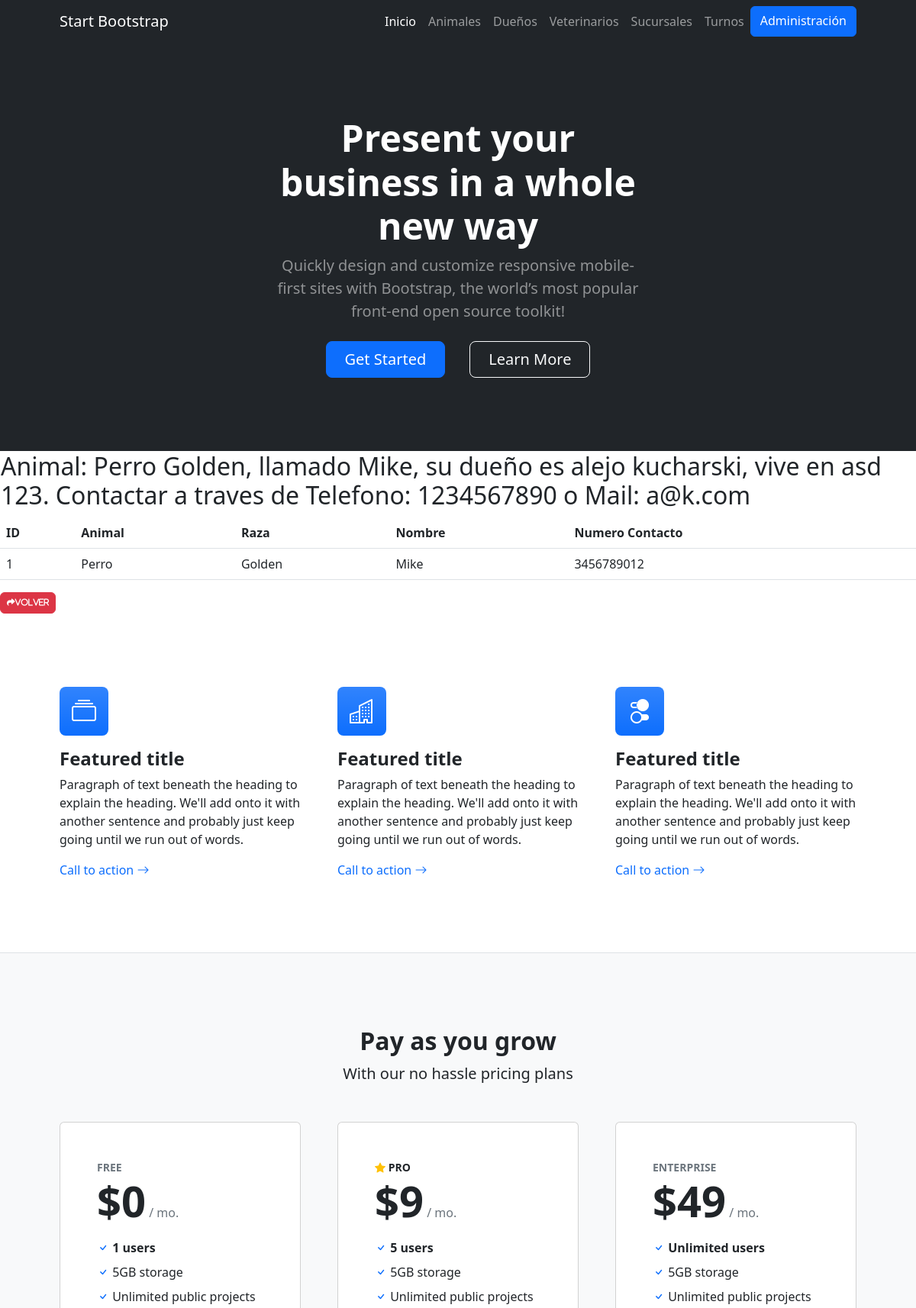
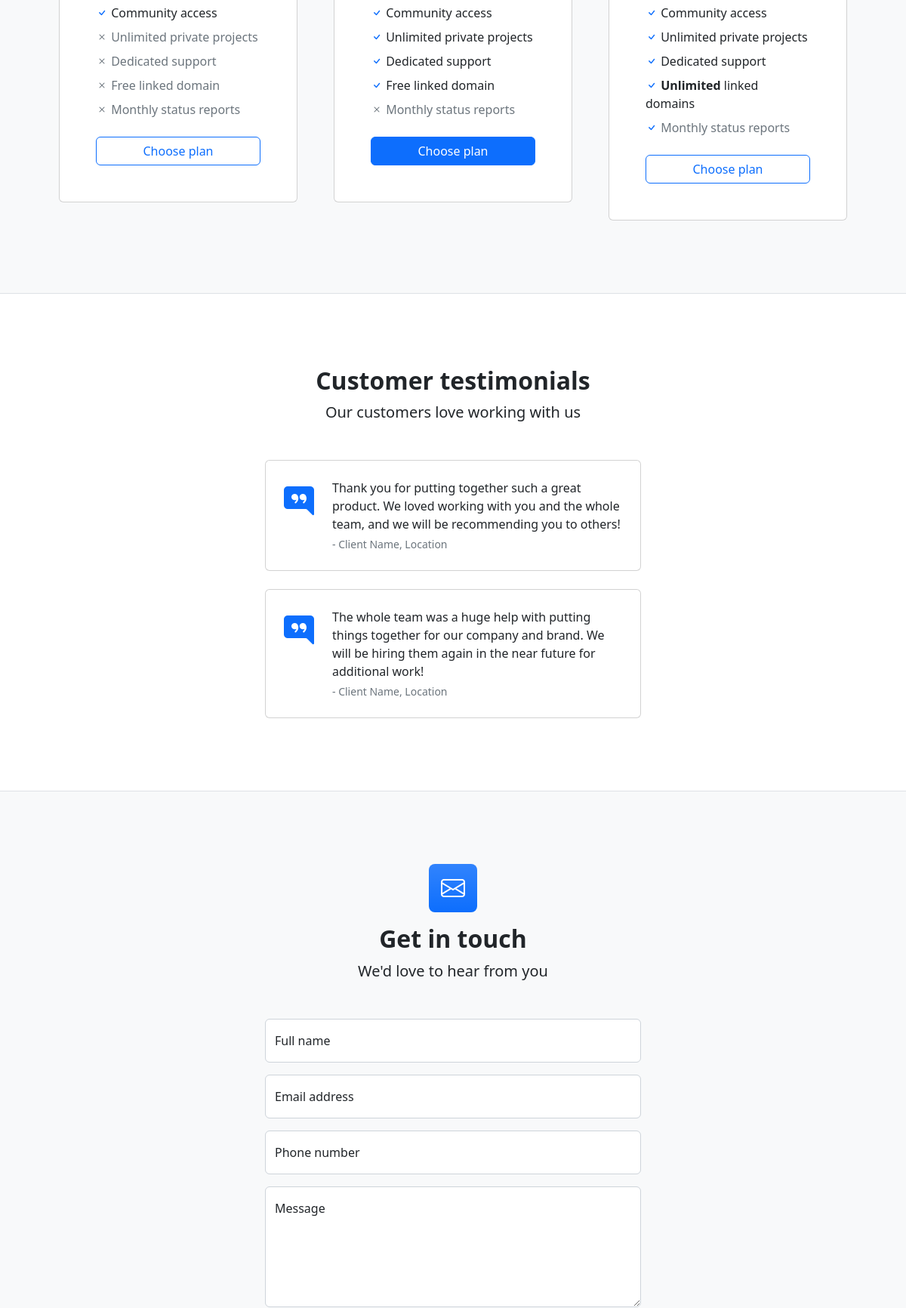
The page /aplicacion/detailAnimal/1/ (upper part) on the database its author committed (2 pictures, top to bottom).
### aplicacion/models.py (models this page shows)
class Animal(models.Model):
    animal = models.CharField(max_length=25)
    raza = models.CharField(max_length=25)
    nombre = models.CharField(max_length=25)
    numeroContacto = models.IntegerField(null=False, blank=False)
    dueño = models.ForeignKey(Duenio, on_delete=models.CASCADE)
    def __str__(self):
        return f"{self.animal} {self.raza}, llamado {self.nombre}, su dueño es {self.dueño}"

class Duenio(models.Model):
    nombre = models.CharField(max_length=25)
    apellido = models.CharField(max_length=25)
    direccion = models.CharField(max_length=60)
    telefono = models.IntegerField()
    email = models.EmailField()
    def __str__(self):
        return f"{self.nombre} {self.apellido}, vive en {self.direccion}. Contactar a traves de Telefono: {self.telefono} o Mail: {self.email}"

### aplicacion/views.py (the view)
# urls.py: path('detailAnimal/<int:pk>/', AnimalDetail.as_view(), name="detailAnimal"),
class AnimalDetail(DetailView):
    model = Animal

### aplicacion/templates/aplicacion/animal_detail.html (shortened to what this page needs)
{% extends 'aplicacion/base.html' %}
{% load static %}
{% block contenido %}
<table>
    <tr>
        <td><h2>Animal: {{object}}</h2></td>
    </tr>
</table>
<table class="table">
  <thead>
    <tr>
        <th>ID</th>
        <th>Animal</th>
        <th>Raza</th>
        <th>Nombre</th>
        <th>Numero Contacto</th>
      </tr>
    </thead>
    <tbody>
      <tr>
        <td>{{ object.id }}</td>
        <td>{{ object.animal }}</td>
        <td>{{ object.raza }}</td>
        <td>{{ object.nombre }}</td>
        <td>{{ object.numeroContacto }}</td>
  </tbody>
</table>
<a
href="#"
class="btn btn-danger"
style="--bs-btn-padding-y: .25rem; --bs-btn-padding-x: .5rem; --bs-btn-font-size: .75rem;"
><i class="fa fa-share fa-sm" title="List Back">Volver</i>
</a>
{% endblock contenido %}

### rows shown on the page
Animal: animal+raza+nombre "Perro Golden, llamado Mike, su dueño es alejo kucharski, vive en asd 123. Contactar a traves de Telefono: 1234567890 o Mail: a@k.com", id "1", animal "Perro", raza "Golden", nombre "Mike", numeroContacto "3456789012"
